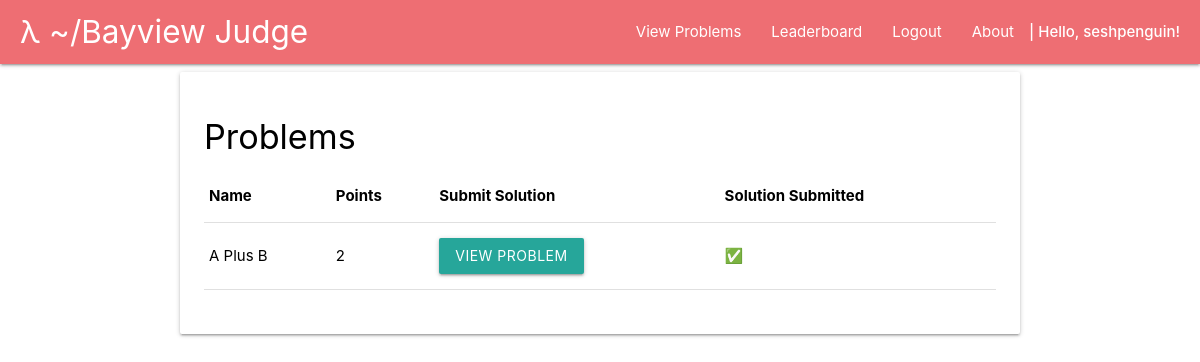
Screenshot of /Problems/ViewProblems.php (signed in) with the database file from the repository.
### tables this page shows
CREATE TABLE `problems` (
  `id` int(11) NOT NULL,
  `name` varchar(255) NOT NULL,
  `details` text NOT NULL,
  `points` int(11) NOT NULL,
  `timelimit` int(11) NOT NULL,
  `memlimit` int(11) NOT NULL,
  `sample_in` text NOT NULL,
  `sample_out` text NOT NULL,
  `in_cases` text NOT NULL,
  `out_cases` text NOT NULL
);

### Controllers/GetProblems.php (called while the page is built, shortened)
<?php
function getProblems() {
    $config = parse_ini_file($_SERVER['DOCUMENT_ROOT'] . "/Config/config.ini");
    $conn = new mysqli($config['db_host'], $config['db_user'], $config['db_pass'], $config['db_name']);
    $query = "SELECT * FROM problems";
    $result = $conn->query($query);
    $problemArray = array();
    $index = 0;
    while($row = $result->fetch_assoc()){
        $problemArray[$index] = $row;
        $index++;
    }
    return $problemArray;
}
?>

### Problems/ViewProblems.php (the view, shortened to what this page needs)
<?php
include($_SERVER['DOCUMENT_ROOT'] . "/Parts/page-head.php");
include($_SERVER['DOCUMENT_ROOT'] . "/Parts/page-foot.php");
include($_SERVER['DOCUMENT_ROOT'] . "/Controllers/GetProblems.php");
echo renderPageHead("View Problems");
?>
    <div class="card white hoverable">
        <div class="card-content black-text">
            <div class="row">
                <h4>Problems</h4>
                <table>
                    <thead>
                    <tr>
                        <th>Name</th>
                        <th>Points</th>
                        <th>Submit Solution</th>
                        <th>Solution Submitted</th>
                    </tr>
                    </thead>
                    <tbody>
                    <?php
                    if(!isset($_SESSION['username'])) {
                        echo "You must be logged in to view the problems.";
                    } else {
                        $problems = getProblems();
                        foreach($problems as $problem) {
                            $problemID = $problem['id'];
                            $userID = $_SESSION['id'];
                            $conn = new mysqli($config['db_host'], $config['db_user'], $config['db_pass'], $config['db_name']);
                            $query = "SELECT COUNT(*) AS total FROM submissions WHERE problem_id=$problemID AND user_id=$userID";
                            $result = $conn->query($query)->fetch_assoc();
                            $isDoneEmoji = "❌";
                            if($result > 0) {
                                $isDoneEmoji = "✅";
                            }
                            ?>
                            <tr>
                                <td><?php echo $problem['name'] ?></td>
                                <td><?php echo $problem['points'] ?></td>
                                <td><a href="SubmitProblem.php?id=<?php echo $problem['id'] ?>" class="btn waves-effect">View Problem</a></td>
                                <td><?php echo $isDoneEmoji ?></td>
                            </tr>
                            <?php
                        }
                    }
                    ?>
                    </tbody>
                </table>
            </div>
        </div>
    </div>
<?php
echo renderPageFoot();
?>

### rows the page displays
problems: name "A Plus B", points "2", isDoneEmoji "✅"

### other values shown
$helloMsg "Hello, seshpenguin!"
